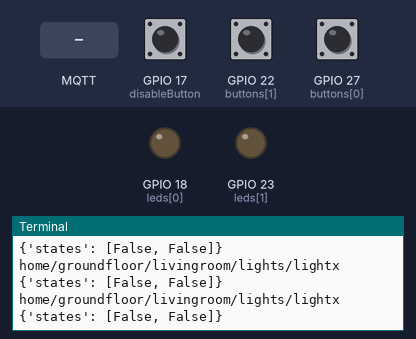
The program below on a simulated Raspberry Pi (BCM pin numbers). Shown: output pins drawn as LEDs (lit = HIGH), the last lines printed to the terminal. Inputs (shaded band) come from the test bench; at power-on: GPIO 17 (disableButton) HIGH, GPIO 22 (buttons[1]) HIGH, GPIO 27 (buttons[0]) HIGH. No MQTT or app messages arrive unless stated.

Above: at 1.3 s.
1.4 s: GPIO 17 (disableButton) pulled LOW for 1 s
3.9 s: GPIO 22 (buttons[1]) pulled LOW for 1 s
At 4.48 s:
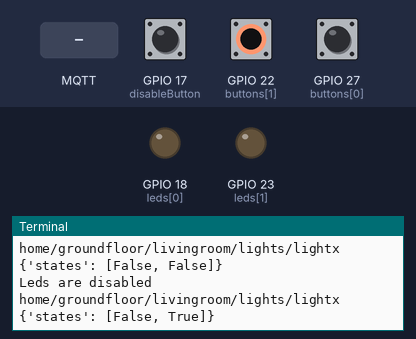
6.4 s: GPIO 27 (buttons[0]) pulled LOW for 1 s
At 6.89 s:
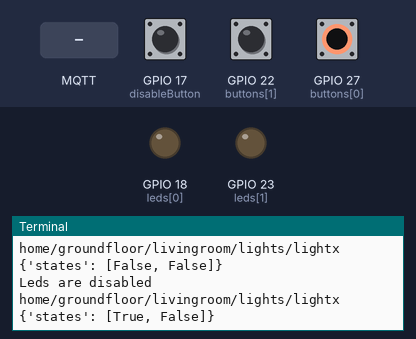
8.9 s: MQTT message "1" arrives on the first subscribed topic
10.4 s: MQTT message "on" arrives on the first subscribed topic
11.9 s: GPIO 22 (buttons[1]) driven LOW and GPIO 27 (buttons[0]) driven LOW
At 12.32 s:
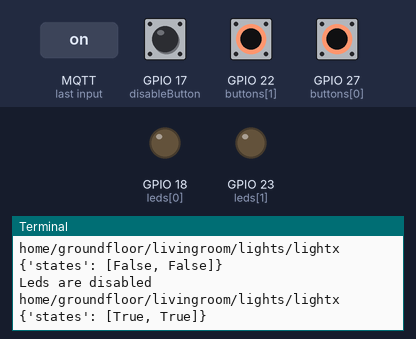

Measured:
- after the input at 3.9 s, the terminal: prints a new line after 0.37 s (image 1)
- after the input at 6.4 s, the terminal: prints a new line after 0.28 s (image 2)
- after the input at 11.9 s, the terminal: prints a new line after 0.22 s (image 3)

The program:

extra.py
```python
# Lab4: leds controlled by mqtt
# 3 leds connected to pins 18 and 23
# client subscribed to topic "labo/4/basis"
# example of local pub: mosquitto_pub -t labo/4/basis -m '{"states": [true, false]}'
# via online broker: mosquitto_pub -h broker.hivemq.com -p 1883 -t labo/4/basis -m '{"states" : [true, true]}'
# Chingiz: sub: 'home/groundfloor/kitchen/lights/lightx'
#          pub: 'home/groundfloor/livingroom/lights/lightx'
# Lander: omgekeerd

# Imports
import paho.mqtt.client as mqtt
import paho.mqtt.publish as publish
import json
import time
import RPi.GPIO as GPIO


class Labo4:
    def __init__(self):
        # tuple object met pin nummers
        self.leds = (18, 23)
        self.buttons = (27, 22)
        self.states = [False, False]

        # Disable button
        self.disableButton = 17
        self.previous_input = 0
        self.isDisabled = False

        # Pins setup
        GPIO.setmode(GPIO.BCM)
        GPIO.setup(self.leds, GPIO.OUT)
        GPIO.setup(self.disableButton, GPIO.IN, pull_up_down = GPIO.PUD_UP)
        GPIO.setup(self.buttons, GPIO.IN, pull_up_down = GPIO.PUD_UP)

    def disableButtonListener(self):
        input = not GPIO.input(self.disableButton)
        if ((not self.previous_input) and input):
            self.isDisabled = not self.isDisabled
        self.previous_input = input
        if self.isDisabled:
            self.disableLeds()
        time.sleep(0.1)


    def disableLeds(self):
        GPIO.output(self.leds, False)
        print('Leds are disabled')

    def stateButtonListeners(self):
        self.states[0] = not GPIO.input(self.buttons[0])
        self.states[1] = not GPIO.input(self.buttons[1])
        topic = 'home/groundfloor/livingroom/lights/lightx'
        payload = {"states" : [self.states[0], self.states[1]]}
        print(topic)
        print(payload)
        # publish.single(str(topic), json.dumps(payload), hostname="broker.hivemq.com")
        publish.single(str(topic), json.dumps(payload))

    # set state van de leds met als parameters 2 tuples
    # tuple van pin nummers en een met bools van de state
    def set_leds(self, leds, states):
        if not self.isDisabled:
            GPIO.output(self.leds, states)

    # callback functie voor connect event
    def on_connect(self, mqttc, obj, flags, rc):
         print("Connected with result code "+str(rc))

    # callback functie voor subscribe event
    def on_subscribe(self, mqttc, obj, mid, granted_qos):
        print('READING')
        print("Subscribed: "+str(mid)+" "+str(granted_qos))


    # calback voor het verwerken van de berichten
    def on_message(self, mqttc, obj, msg):
        print("Message Recieved")
        try:
            # payload omzetten van bytestring naar string
            p = msg.payload.decode("utf-8")

            # json wordt verwacht json string moet omgezet worden naar een python
            #  dictonary voor verwerking
            x = json.loads(p)
            self.set_leds(self.leds, x["states"])
            return
        except Exception as e:
            print(e)


def main():
    try:
        print('Programm started')

        # initialisatie van alle elementen
        labo4 = Labo4()

        mqttc = mqtt.Client()
        # mqttc.connect('broker.hivemq.com')
        mqttc.connect('localhost')
        mqttc.subscribe('home/groundfloor/livingroom/lights/lightx')


        mqttc.on_message = labo4.on_message
        mqttc.on_connect = labo4.on_connect
        mqttc.on_subscribe = labo4.on_subscribe
        # local broker
        # mqttc.connect('localhost')
        # online broker

        while True:
            mqttc.loop(.1)
            labo4.disableButtonListener()
            labo4.stateButtonListeners()

    except KeyboardInterrupt:
        pass
    finally:
        GPIO.cleanup()

# main segment
if __name__ == "__main__":
    main()
```
